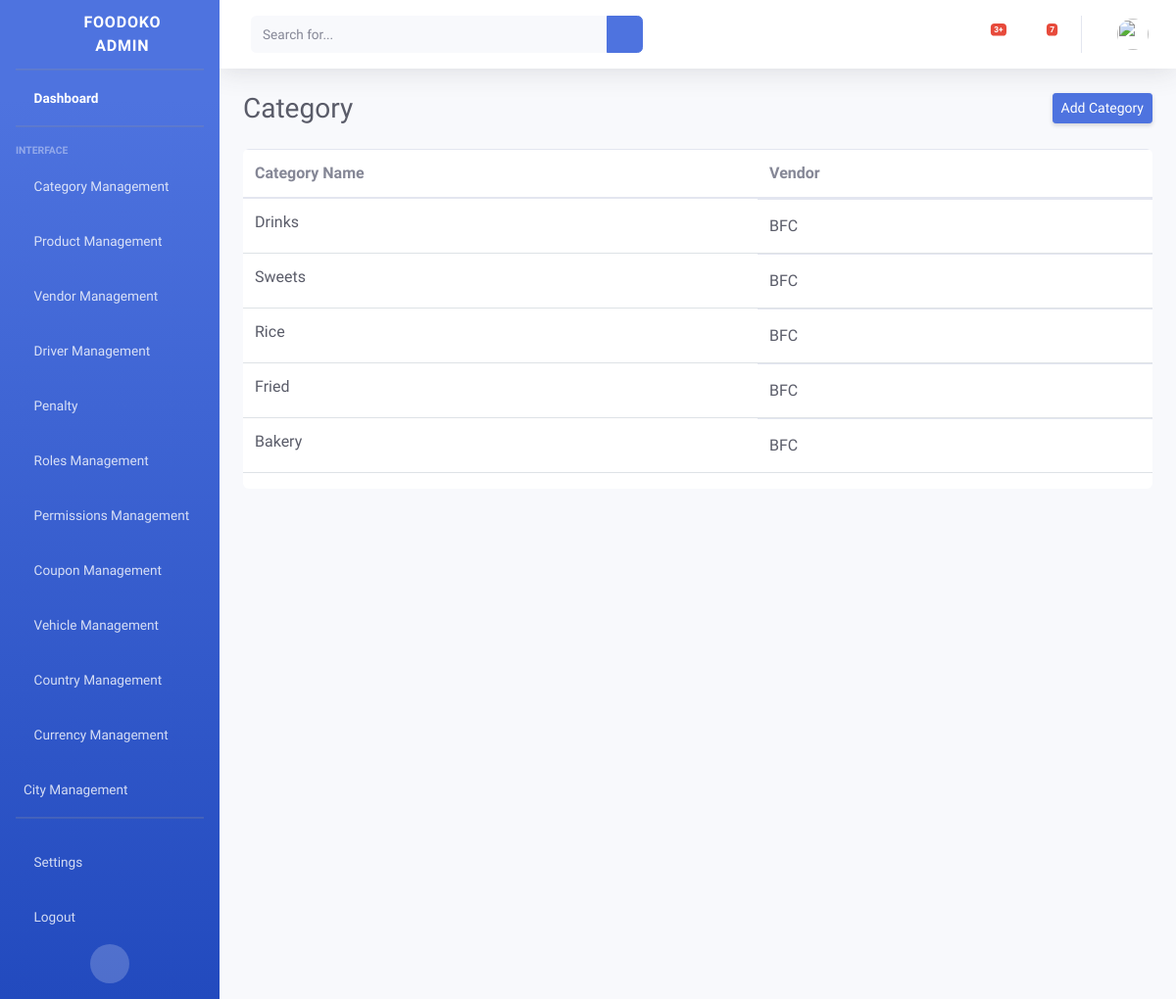
/adminpanel/category/, run on the app's committed database.
### vendorside/models.py (models this page shows, shortened)
class Category(models.Model):
    title = models.CharField(max_length=255)
    vendor = models.ForeignKey(VendorProfile, on_delete=models.CASCADE)
    category_img = models.ImageField(upload_to="images/")
    class Meta:
        ordering = ["-id"]
        verbose_name = "Category"

### authentication/models.py (models this page shows)
class VendorProfile(models.Model):
    user = models.OneToOneField(User, on_delete=models.CASCADE)
    vendor_name = models.CharField(max_length=255)
    shop_name = models.CharField(max_length=255, unique=True)
    shop_logo = models.ImageField(upload_to="images/")
    contact_number = models.CharField(max_length=255)
    address = models.TextField(null=True)
    total_sale = models.DecimalField(decimal_places=2, max_digits=19, default=0.00)
    vendor_longtitude = models.CharField(max_length=255, null=True, blank=True)
    vendor_latitude = models.CharField(max_length=255, null=True, blank=True)
    trade_license = models.CharField(max_length=255, null=True, blank=True)
    nid_no = models.CharField(max_length=255, null=True)
    passport = models.CharField(max_length=255, null=True, blank=True)
    tin_no = models.CharField(max_length=255, null=True, blank=True)
    is_penalized = models.BooleanField(default=False)
    class Meta:
        ordering = ["-id"]
        verbose_name = "Vendor Profile"
    def __str__(self):
        return self.vendor_name

### Dashboard/views.py (the view)
# urls.py: path("category/", CategoryView.as_view(), name="categoryView"),
class CategoryView(View):
    template_name = "category/category.html"
    def get(self, request):
        cats = Category.objects.all()
        args = {
            "cats": cats,
        }
        return render(request, self.template_name, args)

### Dashboard/templates/category/category.html (shortened to what this page needs)
{% load static %}
{% include 'base.html' %}
<body id="page-top">
    <div id="wrapper">
        {% include 'admin-sidebar.html' %}
        <div id="content-wrapper" class="d-flex flex-column">
            <div id="content">
               {% include 'admin-nav.html' %}
                <div class="container-fluid">
                    <div class="d-sm-flex align-items-center justify-content-between mb-4">
                        <h1 class="h3 mb-0 text-gray-800">Category</h1>
                        <a href="{% url 'addCategory' %}" class="d-none d-sm-inline-block btn btn-sm btn-primary shadow-sm">Add Category</a>
                    </div>
                    <div class="main____dept____table table-responsive">
                        <table class="table">
                          <thead class="table_____head">
                            <tr>
                              <th scope="col">Category Name</th>
                              <th scope="col">Vendor</th>
                            </tr>
                          </thead>
                          <tbody class="catgory__table">
                            {% if cats %}
                            {% for c in cats %}
                            <tr>
                              <td class="category__data"><a href="#" class="w-100 d-flex text-dark category__name">{{ c.title }}</a></td>
                              <td class="d-flex align-items-center">
                                <a href="{% url 'editCategory' c.id %}" class="w-100 d-flex text-dark">{{ c.vendor }}</a>
                                <form method="POST" action="{% url 'deleteCategory' %}">
                                  <button class="border-0 bg-white" type="submit"><i class="fas fa-times-circle cross____icon"></i></button>
                                </form>
                                <a class="border-0 bg-white" href="{% url 'editCategory' c.id %}"><i class="fas fa-edit cross____icon"></i></a>
                              </td>
                            </tr>
                            {% endfor %}
                          {% else %}
                          <div class="alert alert-warning" role="alert">
                            No Category Found!
                          </div>
                           {% endif %}
                          </tbody>
                        </table>
                      </div>
                </div>
            </div>
        </div>
    </div>
</body>

### static/admin-css/azim.css (style rules this page uses)
.main____dept____table { background: #fff; border-radius: 6px; }
.cross____icon { font-size: 25px; transition: 0.2s all ease-in-out; }

### data on the page
Category: title "Drinks", vendor "BFC"
Category: title "Sweets", vendor "BFC"
Category: title "Rice", vendor "BFC"
Category: title "Fried", vendor "BFC"
Category: title "Bakery", vendor "BFC"
